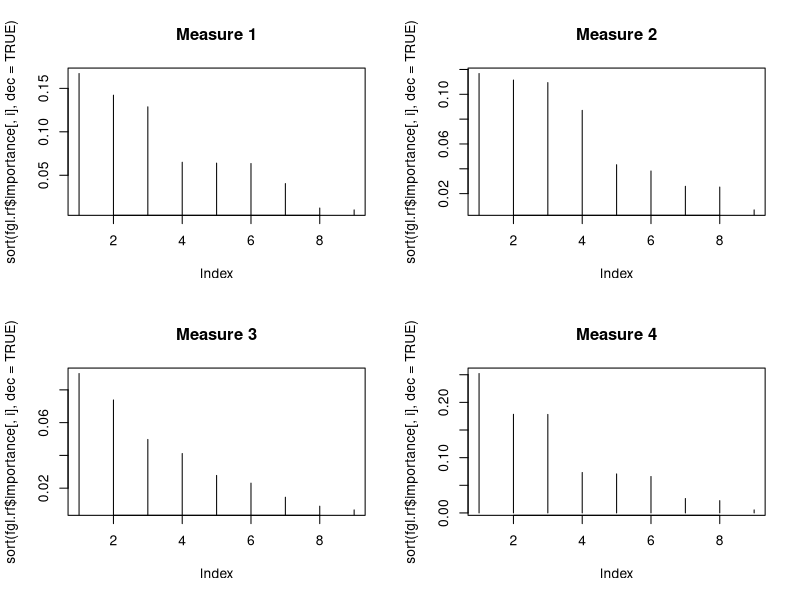

R code for this plot:

###Random Forest Classification
 library(randomForest)
 library(MASS)
 data(fgl)
 set.seed(17)
 fgl.rf <- randomForest(type ~ ., data = fgl,
                          mtry = 2, importance = TRUE,
                          do.trace = 100, proximity = TRUE)
 print(fgl.rf)

 
 
### Random Forest vs. SVM 
  library(ipred)
  set.seed(131)
  error.RF <- numeric(10)
  for(i in 1:10) error.RF[i] <-
    errorest(type ~ ., data = fgl,
               model = randomForest, mtry = 2)$error
  summary(error.RF)
  library(e1071)
  set.seed(563)
  error.SVM <- numeric(10)
  for (i in 1:10) error.SVM[i] <-
    errorest(type ~ ., data = fgl,
               model = svm, cost = 10, gamma = 1.5)$error
  summary(error.SVM)

  ## USe random forest importance measures to identify the important predictors
   par(mfrow = c(2, 2))
   for (i in 1:4)
     plot(sort(fgl.rf$importance[,i], dec = TRUE),
            type = "h", main = paste("Measure", i))
  
  ### Random Forest Regression
    data(Boston)
    set.seed(1341)
    BH.rf <- randomForest(medv ~ ., Boston)
    print(BH.rf)
    
    